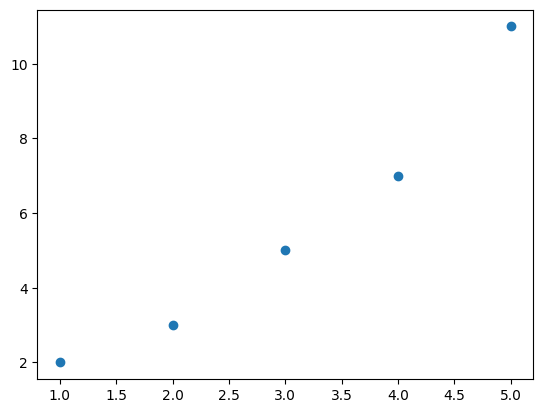

Write Python code to recreate this figure.
# %%
import matplotlib.pyplot as plt
x = [1, 2, 3, 4, 5]
y = [2, 3, 5, 7, 11]
plt.scatter(x, y)
